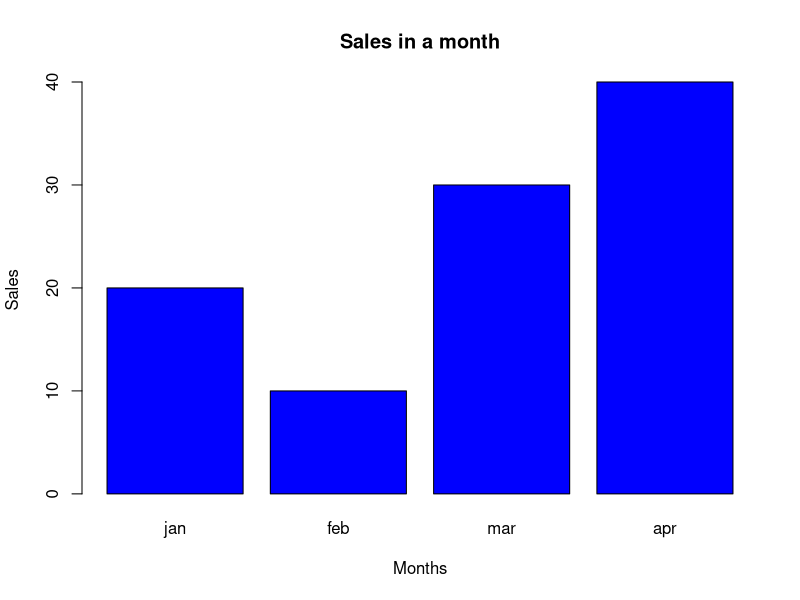

Write R code to recreate this figure.
sales <- c(20, 10, 30, 40)
barplot(sales,
        main = "Sales in a month",
        xlab = "Months",
        ylab = "Sales",
        names.arg = c("jan", "feb", "mar", "apr"),
        col = "blue")
